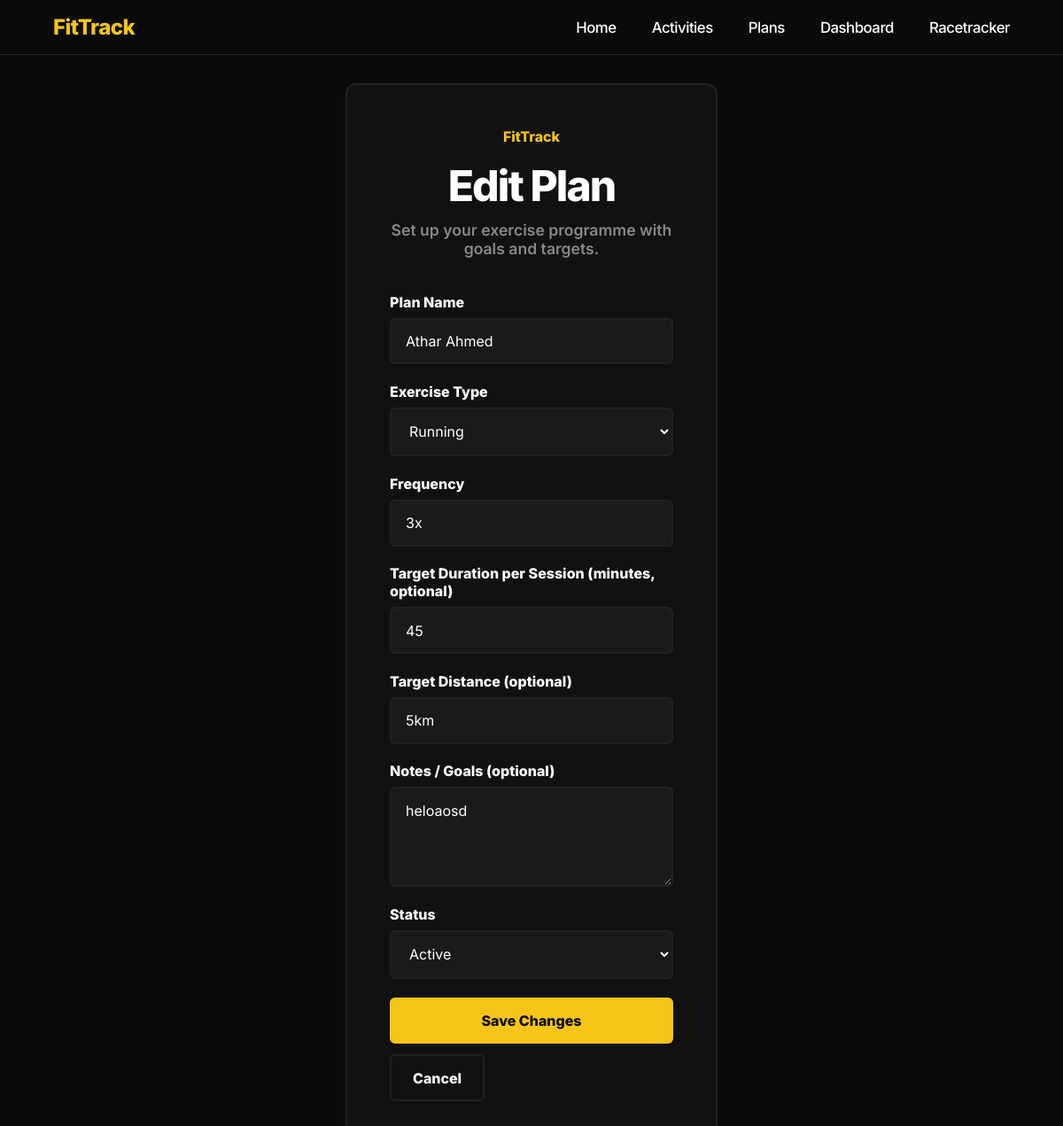
The page /plans/b08a683c-8196-4a2f-b022-f852e989fc8f/edit (signed in) on the database its author committed.
### tables this page shows
CREATE TABLE plans (
            id TEXT PRIMARY KEY,
            user_id TEXT NOT NULL,
            name TEXT NOT NULL,
            exercise_type TEXT NOT NULL,
            frequency TEXT NOT NULL,
            target_duration INTEGER,
            target_distance TEXT,
            notes TEXT,
            created_at TEXT NOT NULL,
            status TEXT NOT NULL DEFAULT 'active',
            FOREIGN KEY (user_id) REFERENCES users(id)
        );

### routes/plans.py (the view)
@plans.route("/plans/<plan_id>/edit", methods=["GET"])
def edit_plan(plan_id):
    if "user_id" not in session:
        return redirect("/login")
    plan = plan_store.get_plan(session["user_id"], plan_id)
    if plan is None:
        return redirect("/plans")
    return render_template(
        "plan_form.html",
        heading="Edit Plan",
        action=f"/plans/{plan_id}/edit",
        submit_label="Save Changes",
        activity_types=activity_store.ACTIVITY_TYPES,
        form_data=_build_form_data(plan=plan),
        error="",
    )

### data/database.py (called while the page is built)
def get_connection():
    connection = sqlite3.connect(DATABASE_NAME)
    connection.row_factory = sqlite3.Row
    return connection

### data/plan_store.py (called while the page is built)
def get_plan(user_id, plan_id):
    connection = get_connection()
    cursor = connection.cursor()
    row = cursor.execute(
        "SELECT * FROM plans WHERE user_id = ? AND id = ?",
        (user_id, plan_id)
    ).fetchone()
    connection.close()
    if row is None:
        return None
    return {
        "id": row["id"],
        "user_id": row["user_id"],
        "name": row["name"],
        "exercise_type": row["exercise_type"],
        "frequency": row["frequency"],
        "target_duration": row["target_duration"],
        "target_distance": row["target_distance"],
        "notes": row["notes"],
        "created_at": row["created_at"],
        "status": row["status"]
    }

### routes/plans.py (called while the page is built, shortened)
def _build_form_data(request_form=None, plan=None):
    if plan is not None:
        return {
            "name": plan.get("name", ""),
            "exercise_type": plan.get("exercise_type", ""),
            "frequency": plan.get("frequency", ""),
            "target_duration": plan.get("target_duration", ""),
            "target_distance": plan.get("target_distance", ""),
            "notes": plan.get("notes", ""),
            "status": plan.get("status", "active"),
        }

### templates/plan_form.html (shortened to what this page needs)
<!DOCTYPE html>
<html lang="en">
<head>
    <link rel="stylesheet" href="/static/css/style.css">
    <link rel="stylesheet" href="/static/css/main.css">
</head>
<body>
    {% include "navbar.html" %}
    <main class="auth-page">
        <section class="auth-card">
            <div class="auth-header">
                <span class="auth-logo">FitTrack</span>
                <h1>{{ heading }}</h1>
                <p class="auth-sub">Set up your exercise programme with goals and targets.</p>
            </div>
            <form action="{{ action }}" method="post" class="auth-form">
                <div class="form-group">
                    <label>Plan Name</label>
                    <input type="text" name="name" value="{{ form_data.name }}" placeholder="e.g. Marathon Training">
                </div>
                <div class="form-group">
                    <label>Exercise Type</label>
                    <select name="exercise_type">
                        {% for type in activity_types %}
                        <option value="{{ type }}" {% if form_data.exercise_type == type %}selected{% endif %}>{{ type }}</option>
                        {% endfor %}
                    </select>
                </div>
                <div class="form-group">
                    <label>Frequency</label>
                    <input type="text" name="frequency" value="{{ form_data.frequency }}" placeholder="e.g. daily, 3x per week, weekly">
                </div>
                <div class="form-group">
                    <label>Target Duration per Session (minutes, optional)</label>
                    <input type="text" name="target_duration" value="{{ form_data.target_duration }}" placeholder="e.g. 45">
                </div>
                <div class="form-group">
                    <label>Target Distance (optional)</label>
                    <input type="text" name="target_distance" value="{{ form_data.target_distance }}" placeholder="e.g. 5 km">
                </div>
                <div class="form-group">
                    <label>Notes / Goals (optional)</label>
                    <textarea name="notes" rows="4" placeholder="e.g. Build up to half marathon distance">{{ form_data.notes }}</textarea>
                </div>
                {% if form_data.status %}
                <div class="form-group">
                    <label>Status</label>
                    <select name="status">
                        <option value="active" {% if form_data.status == "active" %}selected{% endif %}>Active</option>
                    </select>
                </div>
                {% endif %}
                <div style="display:flex; gap:0.75rem; flex-wrap:wrap;">
                    <button class="btn btn-primary btn-full" type="submit">{{ submit_label }}</button>
                    <a class="btn btn-ghost" href="/plans">Cancel</a>
                </div>
            </form>
        </section>
    </main>
</body>
</html>

### static/css/style.css (style rules this page uses)
:root { --bg: #0a0a0a; --yellow: #f5c518; --text: #ffffff; --text-muted: #aaaaaa; --card: #111111; --border: #333333; }
* { margin: 0; padding: 0; box-sizing: border-box; }
body { background: var(--bg); color: var(--text); font-family: 'Inter', sans-serif; }
.btn { padding: 0.8rem 2rem; border-radius: 0.375rem; text-decoration: none; font-weight: 700; display: inline-block; box-sizing: border-box; }

### static/css/main.css (style rules this page uses)
:root { --bg: #0a0a0a; --bg-card: #111111; --bg-raised: #1a1a1a; --border: #222222; --text: #ffffff; --text-muted: #888888; --accent: #f5c518; --accent-hover: #d4a800; --red: #ff4d4d; --radius: 0.75rem; --radius-sm: 0.375rem; }
* { box-sizing: border-box; margin: 0; padding: 0; }
body { font-family: 'Inter', Arial, sans-serif; background: var(--bg); color: var(--text); min-height: 100vh; }
a { color: inherit; text-decoration: none; }
.auth-page { min-height: 100vh; display: flex; align-items: center; justify-content: center; padding: 2rem; }
.auth-card { background: var(--bg-card); border: 2px solid var(--border); border-radius: var(--radius); padding: 3rem; width: 100%; max-width: 26.25rem; }
.auth-header { text-align: center; margin-bottom: 2.5rem; }
.auth-logo { display: inline-block; font-size: 1rem; font-weight: 800; color: var(--accent); margin-bottom: 1rem; }
h1 { font-family: 'Inter', Arial, sans-serif; font-size: 3rem; font-weight: 800; margin-bottom: 0.6rem; letter-spacing: -0.04em; }
.auth-sub { color: var(--text-muted); font-size: 1.1rem; font-weight: 600; }
.auth-form { display: flex; flex-direction: column; gap: 1.3rem; }
.form-group { display: flex; flex-direction: column; gap: 0.5rem; }
.form-group label { font-size: 1rem; font-weight: 800; color: var(--text); }
.form-group input, .form-group select, .form-group textarea { background: var(--bg-raised); border: 2px solid var(--border); border-radius: var(--radius-sm); color: var(--text); font-family: 'Inter', Arial, sans-serif; font-size: 1rem; padding: 0.9rem 1rem; width: 100%; }
.form-group input::placeholder, .form-group textarea::placeholder { color: var(--text-muted); }
.btn { display: inline-flex; align-items: center; justify-content: center; padding: 0.9rem 1.5rem; border-radius: var(--radius-sm); font-family: 'Inter', Arial, sans-serif; font-weight: 800; font-size: 1rem; border: 2px solid transparent; cursor: pointer; transition: 0.2s ease; }
.btn-primary { background: var(--accent); color: #0a0a0a; border-color: var(--accent); }
.btn-ghost { background: transparent; color: var(--text); border: 2px solid var(--border); }
.btn-full { width: 100%; }

### rows shown on the page
plans: name "Athar Ahmed", exercise_type "Running", frequency "3x", target_duration "45", target_distance "5km", notes "heloaosd", status "Active"

### other values the page prints
{{ heading }} "Edit Plan"
{{ submit_label }} "Save Changes"
